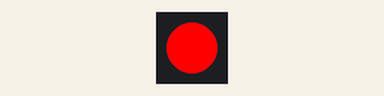
Recording of a sketch running on a simulated ESP8266 (NodeMCU). On the bench: 1 RGB LEDs in strip order, left to right.

Above: at 0.1 s.
At 10.1 s:
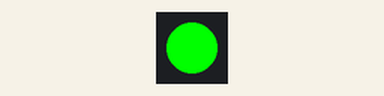
At 19.1 s:
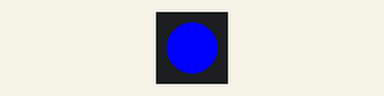
At 39.75 s:
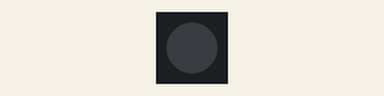
Timing chart, 0 to 40.0 s (numbered marks = the images above):
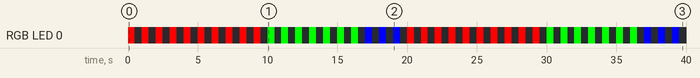

Measured:
- by itself, RGB LED 0: off → RGB(255, 0, 0) at 0.00 s, → off 0.50 s later, → RGB(255, 0, 0) 0.50 s later, → off 0.50 s later, … (80 changes in this stretch)

The sketch:

RGB_3Chan.ino
```cpp
#include <Adafruit_NeoPixel.h>

/* WS2812B RGB LED Module */

#if defined(ESP8266)
  #define RGB_LED_PIN D6
#elif defined(ESP32)
  #define RGB_LED_PIN 5      // Đổi sang chân bạn đang nối DIN
#endif

#define NUMPIXELS 1

Adafruit_NeoPixel rgbLed(NUMPIXELS, RGB_LED_PIN, NEO_GRB + NEO_KHZ800);

//=====================================================
// Setup
//=====================================================
void setup() {
  Serial.begin(115200);
  initRGBLed();
}

//=====================================================
// Loop
//=====================================================
void loop() {

  // Red blinks 10 times
  for (int i = 1; i <= 10; i++) {
    onRGBLed(255, 0, 0);
    delay(500);

    offRGBLed();
    delay(500);
  }

  // Green blinks 7 times
  for (int i = 1; i <= 7; i++) {
    onRGBLed(0, 255, 0);
    delay(500);

    offRGBLed();
    delay(500);
  }

  // Blue blinks 3 times
  for (int i = 1; i <= 3; i++) {
    onRGBLed(0, 0, 255);
    delay(500);

    offRGBLed();
    delay(500);
  }
}

//=====================================================
// Initialize RGB LED
//=====================================================
void initRGBLed() {
  rgbLed.begin();
  rgbLed.clear();
  rgbLed.show();
}

//=====================================================
// Turn on RGB LED
//=====================================================
void onRGBLed(uint8_t red, uint8_t green, uint8_t blue) {
  rgbLed.setPixelColor(0, rgbLed.Color(red, green, blue));
  rgbLed.show();
}

//=====================================================
// Turn off RGB LED
//=====================================================
void offRGBLed() {
  rgbLed.clear();
  rgbLed.show();
}
```
